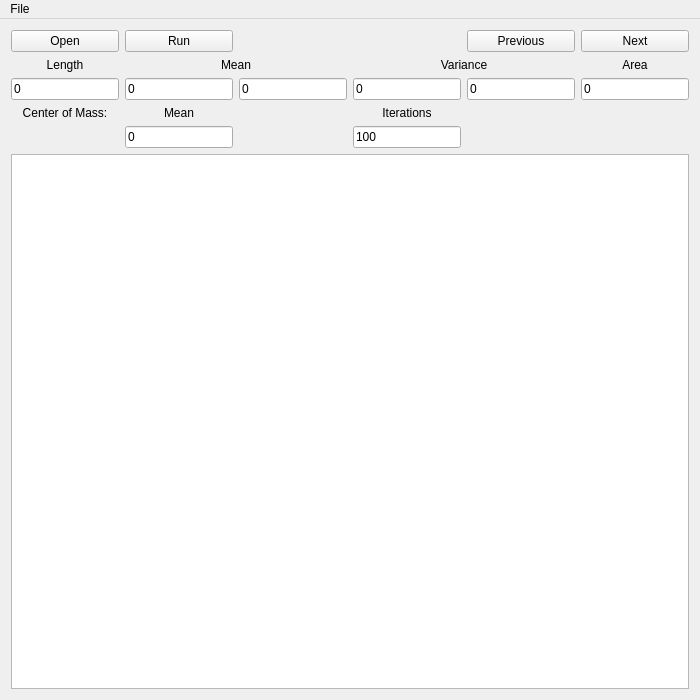
<?xml version="1.0" encoding="UTF-8"?>
<ui version="4.0">
 <class>MainWindow</class>
 <widget class="QMainWindow" name="MainWindow">
  <property name="geometry">
   <rect>
    <x>0</x>
    <y>0</y>
    <width>700</width>
    <height>700</height>
   </rect>
  </property>
  <property name="windowTitle">
   <string>Region Tracking</string>
  </property>
  <widget class="QWidget" name="centralWidget">
   <layout class="QVBoxLayout" name="verticalLayout">
    <item>
     <layout class="QGridLayout" name="gridLayout">
      <property name="sizeConstraint">
       <enum>QLayout::SetMaximumSize</enum>
      </property>
      <property name="topMargin">
       <number>0</number>
      </property>
      <item row="2" column="1" colspan="2">
       <widget class="QLabel" name="mean_label">
        <property name="text">
         <string>Mean</string>
        </property>
        <property name="alignment">
         <set>Qt::AlignCenter</set>
        </property>
       </widget>
      </item>
      <item row="3" column="2">
       <widget class="QLineEdit" name="mean_outside_edit">
        <property name="text">
         <string>0</string>
        </property>
       </widget>
      </item>
      <item row="3" column="1">
       <widget class="QLineEdit" name="mean_inside_edit">
        <property name="text">
         <string>0</string>
        </property>
       </widget>
      </item>
      <item row="1" column="0">
       <widget class="QPushButton" name="open_button">
        <property name="text">
         <string>Open</string>
        </property>
       </widget>
      </item>
      <item row="1" column="5">
       <widget class="QPushButton" name="next_button">
        <property name="text">
         <string>Next</string>
        </property>
       </widget>
      </item>
      <item row="1" column="1">
       <widget class="QPushButton" name="run_button">
        <property name="text">
         <string>Run</string>
        </property>
       </widget>
      </item>
      <item row="3" column="0">
       <widget class="QLineEdit" name="length_edit">
        <property name="text">
         <string>0</string>
        </property>
       </widget>
      </item>
      <item row="6" column="0" colspan="6">
       <widget class="QGraphicsView" name="graphicsView"/>
      </item>
      <item row="2" column="0">
       <widget class="QLabel" name="length_label">
        <property name="text">
         <string>Length</string>
        </property>
        <property name="alignment">
         <set>Qt::AlignCenter</set>
        </property>
       </widget>
      </item>
      <item row="3" column="3">
       <widget class="QLineEdit" name="variance_inside_edit">
        <property name="text">
         <string>0</string>
        </property>
       </widget>
      </item>
      <item row="2" column="5">
       <widget class="QLabel" name="area_label">
        <property name="text">
         <string>Area</string>
        </property>
        <property name="alignment">
         <set>Qt::AlignCenter</set>
        </property>
       </widget>
      </item>
      <item row="3" column="5">
       <widget class="QLineEdit" name="area_edit">
        <property name="text">
         <string>0</string>
        </property>
       </widget>
      </item>
      <item row="3" column="4">
       <widget class="QLineEdit" name="variance_outside_edit">
        <property name="text">
         <string>0</string>
        </property>
       </widget>
      </item>
      <item row="2" column="3" colspan="2">
       <widget class="QLabel" name="variance_label">
        <property name="text">
         <string>Variance</string>
        </property>
        <property name="alignment">
         <set>Qt::AlignCenter</set>
        </property>
       </widget>
      </item>
      <item row="1" column="4">
       <widget class="QPushButton" name="previous_button">
        <property name="text">
         <string>Previous</string>
        </property>
       </widget>
      </item>
      <item row="4" column="0">
       <widget class="QLabel" name="com_title_label">
        <property name="text">
         <string>Center of Mass:</string>
        </property>
        <property name="alignment">
         <set>Qt::AlignCenter</set>
        </property>
       </widget>
      </item>
      <item row="4" column="1">
       <widget class="QLabel" name="com_label">
        <property name="text">
         <string>Mean</string>
        </property>
        <property name="alignment">
         <set>Qt::AlignCenter</set>
        </property>
       </widget>
      </item>
      <item row="5" column="1">
       <widget class="QLineEdit" name="com_edit">
        <property name="text">
         <string>0</string>
        </property>
       </widget>
      </item>
      <item row="5" column="3">
       <widget class="QLineEdit" name="iterations_edit">
        <property name="text">
         <string>100</string>
        </property>
       </widget>
      </item>
      <item row="4" column="3">
       <widget class="QLabel" name="label">
        <property name="text">
         <string>Iterations</string>
        </property>
        <property name="alignment">
         <set>Qt::AlignCenter</set>
        </property>
       </widget>
      </item>
     </layout>
    </item>
   </layout>
  </widget>
  <widget class="QMenuBar" name="menuBar">
   <property name="geometry">
    <rect>
     <x>0</x>
     <y>0</y>
     <width>700</width>
     <height>22</height>
    </rect>
   </property>
   <property name="defaultUp">
    <bool>false</bool>
   </property>
   <widget class="QMenu" name="menuOpen">
    <property name="title">
     <string>File</string>
    </property>
    <addaction name="actionOpen"/>
    <addaction name="actionRun"/>
   </widget>
   <addaction name="menuOpen"/>
  </widget>
  <action name="actionOpen">
   <property name="text">
    <string>Open</string>
   </property>
  </action>
  <action name="actionRun">
   <property name="text">
    <string>Run</string>
   </property>
  </action>
 </widget>
 <layoutdefault spacing="6" margin="11"/>
 <resources/>
 <connections/>
</ui>
